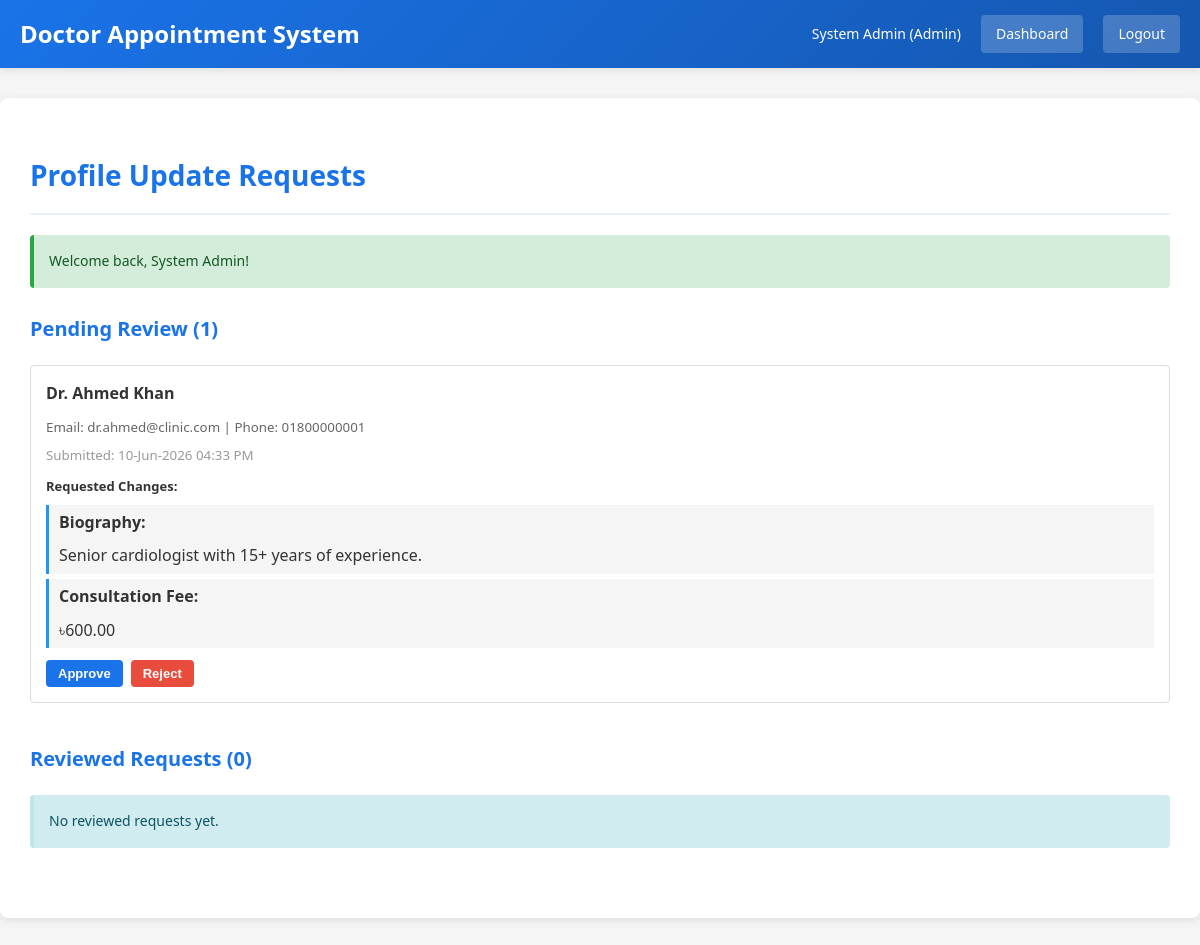
The app's page /update_requests.php (signed in) with its own data.
### tables this page shows
CREATE TABLE doctor_profile_update_requests (
    request_id            INT UNSIGNED PRIMARY KEY AUTO_INCREMENT,
    doctor_id             INT UNSIGNED NOT NULL,
    req_specialization_id SMALLINT UNSIGNED NULL,
    req_area_id           SMALLINT UNSIGNED NULL,
    req_license_no        VARCHAR(60)  NULL,
    req_qualification     VARCHAR(200) NULL,
    req_experience_years  TINYINT UNSIGNED NULL,
    req_current_workplace VARCHAR(200) NULL,
    req_chamber_name      VARCHAR(150) NULL,
    req_chamber_address   TEXT NULL,
    req_biography         TEXT NULL,
    req_consultation_fee  DECIMAL(10,2) NULL,
    req_profile_image     VARCHAR(300) NULL,
    supporting_document   VARCHAR(300) NULL,
    request_status        ENUM('pending','approved','rejected') DEFAULT 'pending',
    submitted_at          DATETIME DEFAULT CURRENT_TIMESTAMP,
    reviewed_by           INT UNSIGNED NULL,
    reviewed_at           DATETIME NULL,
    rejection_reason      TEXT NULL,
    FOREIGN KEY (doctor_id)             REFERENCES doctor_profiles(doctor_id),
    FOREIGN KEY (req_specialization_id) REFERENCES specializations(specialization_id),
    FOREIGN KEY (req_area_id)           REFERENCES areas(area_id),
    FOREIGN KEY (reviewed_by)           REFERENCES users(user_id)
);

CREATE TABLE users (
    user_id        INT UNSIGNED PRIMARY KEY AUTO_INCREMENT,
    role_id        TINYINT UNSIGNED NOT NULL,
    full_name      VARCHAR(100) NOT NULL,
    email          VARCHAR(150) NOT NULL UNIQUE,
    phone          VARCHAR(20)  NOT NULL UNIQUE,
    password_hash  VARCHAR(255) NOT NULL,
    account_status ENUM('active','inactive','blocked') DEFAULT 'active',
    created_at     DATETIME DEFAULT CURRENT_TIMESTAMP,
    updated_at     DATETIME DEFAULT CURRENT_TIMESTAMP ON UPDATE CURRENT_TIMESTAMP,
    FOREIGN KEY (role_id) REFERENCES roles(role_id),
    INDEX idx_email (email)
);

### update_requests.php (the view, shortened to what this page needs)
<?php
include 'flash.php';
$apdo = get_admin_pdo();
try {
    $pending = $apdo->query("
        SELECT dpur.request_id, dpur.submitted_at,
               u.full_name, u.email, u.phone,
               s.specialization_name,
               a.area_name, a.city,
               dpur.req_biography, dpur.req_consultation_fee, dpur.req_qualification,
               dpur.req_license_no, dpur.req_experience_years
        FROM doctor_profile_update_requests dpur
        JOIN doctor_profiles dp ON dpur.doctor_id = dp.doctor_id
        JOIN users u ON dp.doctor_id = u.user_id
        LEFT JOIN specializations s ON dpur.req_specialization_id = s.specialization_id
        LEFT JOIN areas a ON dpur.req_area_id = a.area_id
        WHERE dpur.request_status = 'pending'
        ORDER BY dpur.submitted_at DESC
    ")->fetchAll(PDO::FETCH_ASSOC);
} catch (PDOException $e) {
    $pending = [];
    set_flash('error', 'Error loading pending requests');
}
try {
    $approved = $apdo->query("
        SELECT dpur.request_id, dpur.reviewed_at,
               u.full_name, dpur.request_status
        FROM doctor_profile_update_requests dpur
        JOIN doctor_profiles dp ON dpur.doctor_id = dp.doctor_id
        JOIN users u ON dp.doctor_id = u.user_id
        WHERE dpur.request_status IN ('approved', 'rejected')
        ORDER BY dpur.reviewed_at DESC
        LIMIT 20
    ")->fetchAll(PDO::FETCH_ASSOC);
} catch (PDOException $e) {
    $approved = [];
}
?>
<!DOCTYPE html>
<html lang="en">
<head>
    <link rel="stylesheet" href="style.css">
</head>
<body>
<div class="navbar">
    <h1>Doctor Appointment System</h1>
    <div class="nav-right">
        <span><?= htmlspecialchars($_SESSION['user_name']) ?> (Admin)</span>
        <a href="dashboard.php">Dashboard</a>
        <a href="logout.php">Logout</a>
    </div>
</div>
<div class="container">
    <h2>Profile Update Requests</h2>
    <?php echo display_flash(); ?>
    <div class="dashboard-section">
        <h3>Pending Review (<?= count($pending) ?>)</h3>
        <?php if (!empty($pending)): ?>
            <?php foreach ($pending as $req): ?>
                <div class="request-card">
                    <strong><?= htmlspecialchars($req['full_name']) ?></strong>
                    <small style="color:#666;">Email: <?= htmlspecialchars($req['email']) ?> | Phone: <?= htmlspecialchars($req['phone']) ?></small>
                    <small style="color:#999; display:block; margin-top:5px;">Submitted: <?= date('d-M-Y h:i A', strtotime($req['submitted_at'])) ?></small>
                    <div style="margin-top:10px;">
                        <strong style="font-size:13px;">Requested Changes:</strong>
                        <?php if (!empty($req['req_biography'])): ?>
                            <div class="change-item"><strong>Biography:</strong> <?= htmlspecialchars($req['req_biography']) ?></div>
                        <?php endif; ?>
                        <?php if (!empty($req['req_consultation_fee'])): ?>
                            <div class="change-item"><strong>Consultation Fee:</strong> ৳<?= number_format($req['req_consultation_fee'], 2) ?></div>
                        <?php endif; ?>
                    </div>
                    <div style="margin-top:12px; display:flex; gap:8px;">
                        <form method="POST" style="display:inline;">
                            <button type="submit" class="btn btn-small btn-success" onclick="return confirm('Approve this update?')">Approve</button>
                        </form>
                        <button type="button" class="btn btn-small btn-danger" onclick="document.getElementById('reject-form-<?= $req['request_id'] ?>').style.display='block'">Reject</button>
                    </div>
                </div>
            <?php endforeach; ?>
        <?php else: ?>
            <div class="alert alert-info">No pending profile update requests.</div>
        <?php endif; ?>
    </div>
    <div class="dashboard-section" style="margin-top:24px;">
        <h3>Reviewed Requests (<?= count($approved) ?>)</h3>
        <?php if (!empty($approved)): ?>
            <table class="table">
                <thead>
                    <tr>
                        <th>Doctor</th>
                        <th>Status</th>
                        <th>Reviewed Date</th>
                    </tr>
                </thead>
                <tbody>
                    <?php foreach ($approved as $req): ?>
                        <tr>
                            <td><?= htmlspecialchars($req['full_name']) ?></td>
                            <td>
                                <span class="badge badge-<?= strtolower($req['request_status']) ?>">
                                    <?= ucfirst($req['request_status']) ?>
                                </span>
                            </td>
                            <td><?= date('d-M-Y h:i A', strtotime($req['reviewed_at'])) ?></td>
                        </tr>
                    <?php endforeach; ?>
                </tbody>
            </table>
        <?php else: ?>
            <div class="alert alert-info">No reviewed requests yet.</div>
        <?php endif; ?>
    </div>
</div>
</body>
</html>

### style.css (style rules this page uses)
* { margin: 0; padding: 0; box-sizing: border-box; }
body { font-family: 'Segoe UI', Tahoma, Geneva, Verdana, sans-serif; background-color: #f5f5f5; color: #333; line-height: 1.6; }
.navbar { background: linear-gradient(135deg, #1a73e8 0%, #1557b0 100%); color: white; padding: 15px 20px; display: flex; justify-content: space-between; align-items: center; box-shadow: 0 2px 8px rgba(0,0,0,0.1); }
.navbar h1 { font-size: 24px; font-weight: 600; }
.nav-right { display: flex; gap: 20px; align-items: center; }
.nav-right span { font-size: 14px; }
.nav-right a { color: white; text-decoration: none; padding: 8px 15px; background-color: rgba(255,255,255,0.2); border-radius: 4px; transition: all 0.3s; font-size: 14px; }
.container { max-width: 1200px; margin: 30px auto; padding: 30px; background-color: white; border-radius: 8px; box-shadow: 0 2px 10px rgba(0,0,0,0.1); }
h2, h3 { color: #1a73e8; margin-bottom: 20px; margin-top: 25px; font-weight: 600; }
h2 { font-size: 28px; border-bottom: 2px solid #e8f0fe; padding-bottom: 15px; }
h3 { font-size: 20px; }
.btn { background-color: #1a73e8; color: white; padding: 12px 30px; border: none; border-radius: 4px; cursor: pointer; font-size: 16px; font-weight: 600; transition: all 0.3s; display: inline-block; text-decoration: none; text-align: center; }
.btn-small { background-color: #1a73e8; color: white; padding: 6px 12px; border: none; border-radius: 4px; cursor: pointer; font-size: 13px; text-decoration: none; display: inline-block; transition: all 0.3s; }
.btn-danger { background-color: #e74c3c; color: white; }
.alert { padding: 15px; border-radius: 4px; margin-bottom: 20px; font-size: 14px; border-left: 4px solid; }
.alert-info { background-color: #d1ecf1; color: #0c5460; border-left-color: #bee5eb; }
.dashboard-section { margin-bottom: 40px; }
a { color: #1a73e8; text-decoration: none; }

### update_requests.php (style rules this page uses)
.request-card { border:1px solid #ddd; padding:15px; margin-bottom:15px; border-radius:4px; }
.request-card strong { display:block; margin-bottom:8px; }
.change-item { margin:5px 0; padding:5px; background:#f5f5f5; border-left:3px solid #2196F3; padding-left:10px; }

### records on screen
doctor_profile_update_requests: users.full_name "Dr. Ahmed Khan", users.email "dr.ahmed@clinic.com", users.phone "01800000001", submitted_at "10-Jun-2026 04:33 PM", req_biography "Senior cardiologist with 15+ years of experience.", req_consultation_fee "600.00"

### other values on screen
$_SESSION['user_name'] "System Admin"
$message "Welcome back, System Admin!"
count($pending) "1"
count($approved) "0"
